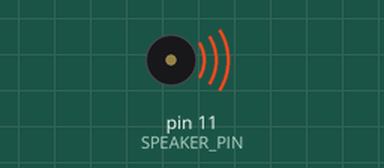
Simulated run of this sketch. Board: Arduino Uno, built with avr-gcc and run on an emulated ATmega328P. Parts: buzzer (waves = sounding).

Above: at 0.12 s.
At 15.87 s:
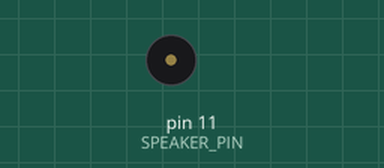
Timing chart, 0 to 16.2 s (numbered marks = the images above):
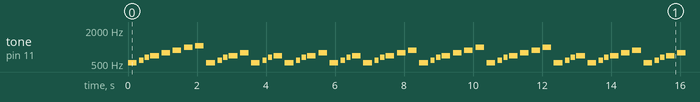

Measured:
- by itself, tone on pin 11 (SPEAKER_PIN): plays 523 Hz for 0.25 s, 587 Hz for 0.13 s, 659 Hz for 0.13 s, 698 Hz for 0.25 s, 784 Hz for 0.25 s, 880 Hz for 0.25 s … (393 notes in this stretch)

The sketch:

buzzer-music.ino
```cpp
// Digital Out Number to Buzzer
const int SPEAKER_PIN = 11;

//// Include Library for Music Notes
#include "pitches.h"

void setup() {
	// Set Pin to Output Mode
	pinMode(SPEAKER_PIN, OUTPUT);
}

void loop() {
	// Melody: Notes and Their Durations
	int notes[] = {NOTE_C5, NOTE_D5, NOTE_E5, NOTE_F5,
				   NOTE_G5, NOTE_A5, NOTE_B5, NOTE_C6};
	int notesDuration[] = {4, 8, 8, 4,
						   4, 4, 4, 4};	 // 4 = quarter note, 8 = eighth note
	// Playing This Melody
	playMelody(notes, notesDuration, 8);

	// IMPERIAL MARCH
	int notes1[] = {NOTE_A4, NOTE_A4, NOTE_A4, NOTE_F4, NOTE_C5};
	int notesDuration1[] = {2, 2, 2, 2, 8};
	playMelody(notes, notesDuration, 5);
	int notes2[] = {NOTE_A4, NOTE_F4, NOTE_C5, NOTE_A4};
	int notesDuratio2[] = {2, 2, 8, 1};
	playMelody(notes, notesDuration, 4);
	int notes3[] = {NOTE_E5, NOTE_E5, NOTE_E5, NOTE_F5, NOTE_C5};
	int notesDuration3[] = {2, 2, 2, 2, 8};
	playMelody(notes, notesDuration, 5);
	int notes4[] = {NOTE_GS4, NOTE_F4, NOTE_C5, NOTE_A4};
	int notesDuration4[] = {2, 2, 8, 1};
	playMelody(notes, notesDuration, 4);
	int notes5[] = {NOTE_A5, NOTE_A4, NOTE_A4, NOTE_A5, NOTE_GS5, NOTE_G5};
	int notesDuration5[] = {2, 2, 8, 2, 4, 4};
	playMelody(notes, notesDuration, 6);
	int notes6[] = {NOTE_FS5, NOTE_F5, NOTE_FS5, NOTE_AS4, NOTE_DS5, NOTE_D5, NOTE_CS5};
	int notesDuration6[] = {8, 8, 4, 4, 2, 4, 4};
	playMelody(notes, notesDuration, 7);
	int notes7[] = {NOTE_C5, NOTE_AS4, NOTE_C5, NOTE_F4, NOTE_GS4, NOTE_F4,  NOTE_A4};
	int notesDuration7[] = {8, 8, 4, 8, 2, 2, 8};
	playMelody(notes, notesDuration, 7);
	int notes8[] = {NOTE_C5, NOTE_A4, NOTE_C5, NOTE_E5};
	int notesDuration8[] = {2, 2, 8, 1};
	playMelody(notes, notesDuration, 4);
	int notes9[] = {NOTE_A5, NOTE_A4, NOTE_A4, NOTE_A5, NOTE_GS5, NOTE_G5};
	int notesDuration9[] = {2, 2, 8, 2, 4, 4};
	playMelody(notes, notesDuration, 6);
	int notes10[] = {NOTE_FS5, NOTE_F5, NOTE_FS5, NOTE_AS4, NOTE_DS5, NOTE_D5, NOTE_CS5};
	int notesDuration10[] = {8, 8, 4, 4, 2, 4, 4};
	playMelody(notes, notesDuration, 7);
	int notes11[] = {NOTE_C5,	 NOTE_AS4, NOTE_C5, NOTE_F4, NOTE_GS4, NOTE_F4,  NOTE_C5};
	int notesDuration11[] = {8, 8, 4, 8, 2, 2, 8};
	playMelody(notes, notesDuration, 7);
	int notes12[] = {NOTE_A4, NOTE_F4, NOTE_C4, NOTE_A4};
	int notesDuration12[] = {2, 2, 8, 1};
	playMelody(notes, notesDuration, 4);

	delay(5000);
}

// Play Melody with Arrays of Notes and Their Durations
void playMelody(int notes[], int notesDuration[], int size) {
	for (int note = 0; note < size; note++) {
		// Calculate One Note Duration
		int noteDuration = 1000 / notesDuration[note];
		// Play One Note
		tone(SPEAKER_PIN, notes[note], noteDuration);
		// Minimal Pause Between Notes
		delay(noteDuration * 1.3);
	}
	noTone(SPEAKER_PIN);
}
```

pitches.h
```cpp
/*************************************************
 * Public Constants
*************************************************/
#define NOTE_B0  31
#define NOTE_C1  33
#define NOTE_CS1 35
#define NOTE_D1  37
#define NOTE_DS1 39
#define NOTE_E1  41
#define NOTE_F1  44
#define NOTE_FS1 46
#define NOTE_G1  49
#define NOTE_GS1 52
#define NOTE_A1  55
#define NOTE_AS1 58
#define NOTE_B1  62
#define NOTE_C2  65
#define NOTE_CS2 69
#define NOTE_D2  73
#define NOTE_DS2 78
#define NOTE_E2  82
#define NOTE_F2  87
#define NOTE_FS2 93
#define NOTE_G2  98
#define NOTE_GS2 104
#define NOTE_A2  110
#define NOTE_AS2 117
#define NOTE_B2  123
#define NOTE_C3  131
#define NOTE_CS3 139
#define NOTE_D3  147
#define NOTE_DS3 156
#define NOTE_E3  165
#define NOTE_F3  175
#define NOTE_FS3 185
#define NOTE_G3  196
#define NOTE_GS3 208
#define NOTE_A3  220
#define NOTE_AS3 233
#define NOTE_B3  247
#define NOTE_C4  262
#define NOTE_CS4 277
#define NOTE_D4  294
#define NOTE_DS4 311
#define NOTE_E4  330
#define NOTE_F4  349
#define NOTE_FS4 370
#define NOTE_G4  392
#define NOTE_GS4 415
#define NOTE_A4  440
#define NOTE_AS4 466
#define NOTE_B4  494
#define NOTE_C5  523
#define NOTE_CS5 554
#define NOTE_D5  587
#define NOTE_DS5 622
#define NOTE_E5  659
#define NOTE_F5  698
#define NOTE_FS5 740
#define NOTE_G5  784
#define NOTE_GS5 831
#define NOTE_A5  880
#define NOTE_AS5 932
#define NOTE_B5  988
#define NOTE_C6  1047
#define NOTE_CS6 1109
#define NOTE_D6  1175
#define NOTE_DS6 1245
#define NOTE_E6  1319
#define NOTE_F6  1397
#define NOTE_FS6 1480
#define NOTE_G6  1568
#define NOTE_GS6 1661
#define NOTE_A6  1760
#define NOTE_AS6 1865
#define NOTE_B6  1976
#define NOTE_C7  2093
#define NOTE_CS7 2217
#define NOTE_D7  2349
#define NOTE_DS7 2489
#define NOTE_E7  2637
#define NOTE_F7  2794
#define NOTE_FS7 2960
#define NOTE_G7  3136
#define NOTE_GS7 3322
#define NOTE_A7  3520
#define NOTE_AS7 3729
#define NOTE_B7  3951
#define NOTE_C8  4186
#define NOTE_CS8 4435
#define NOTE_D8  4699
#define NOTE_DS8 4978
```
